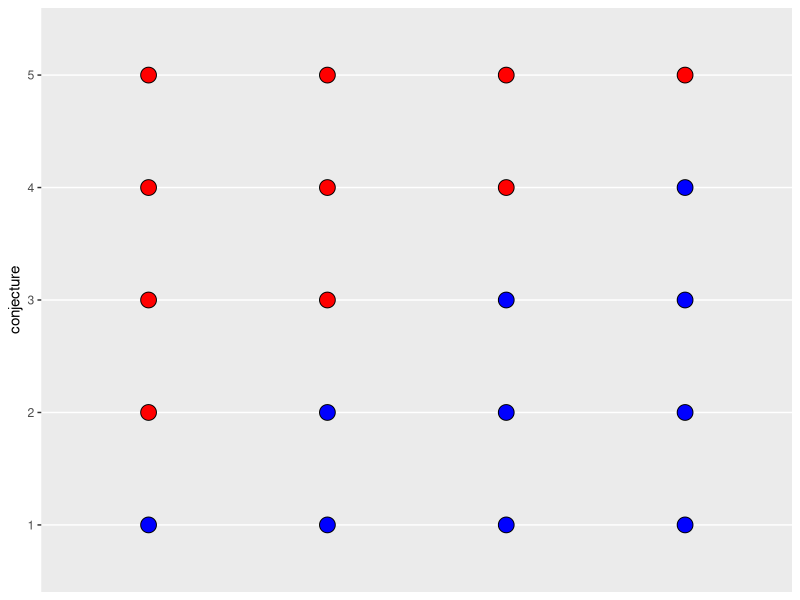
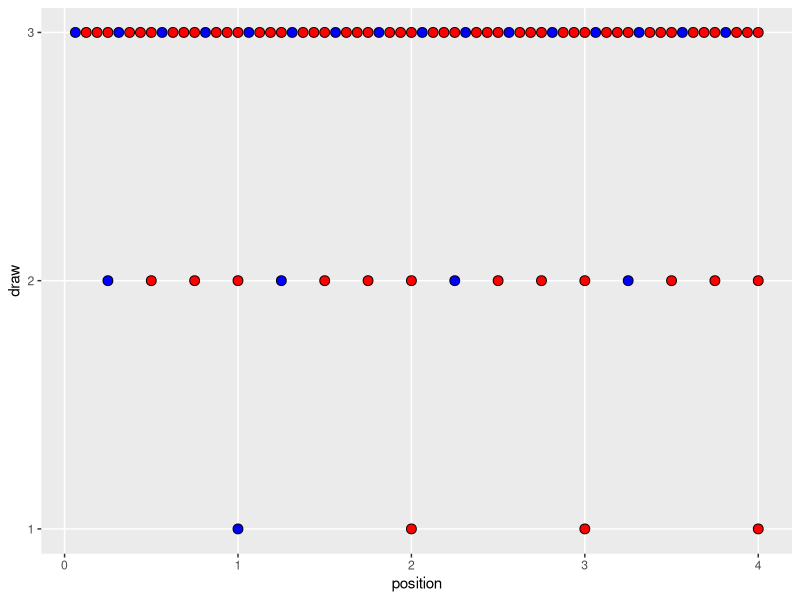
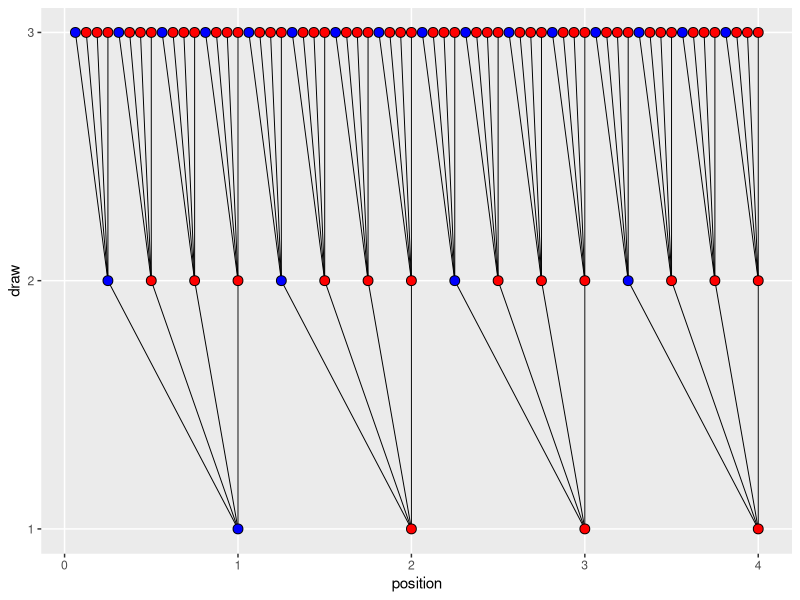
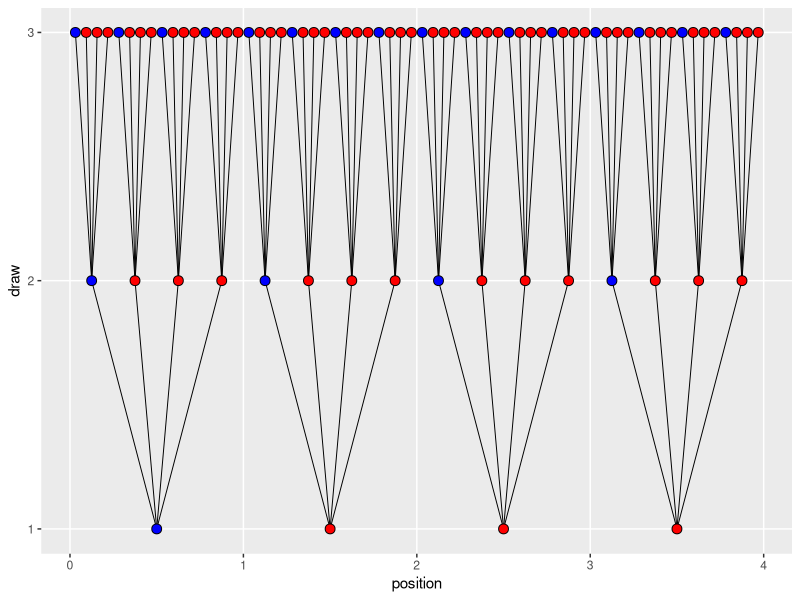
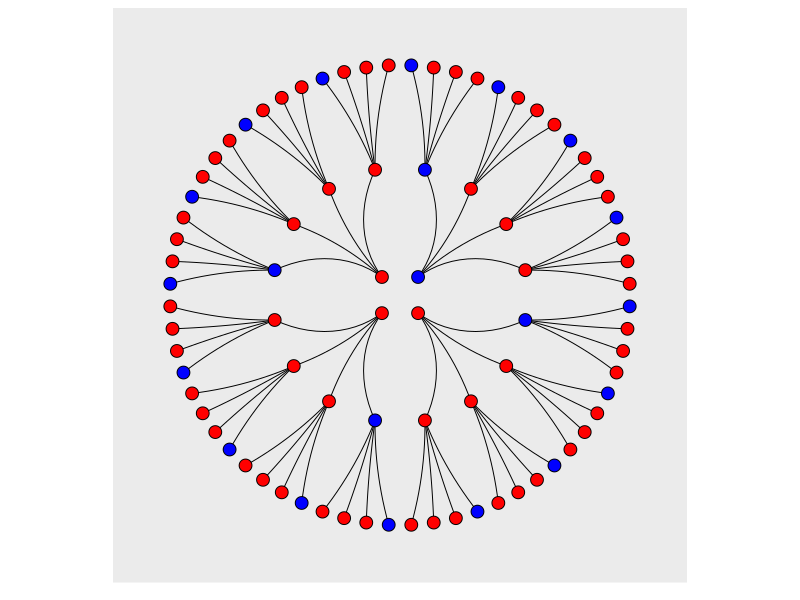
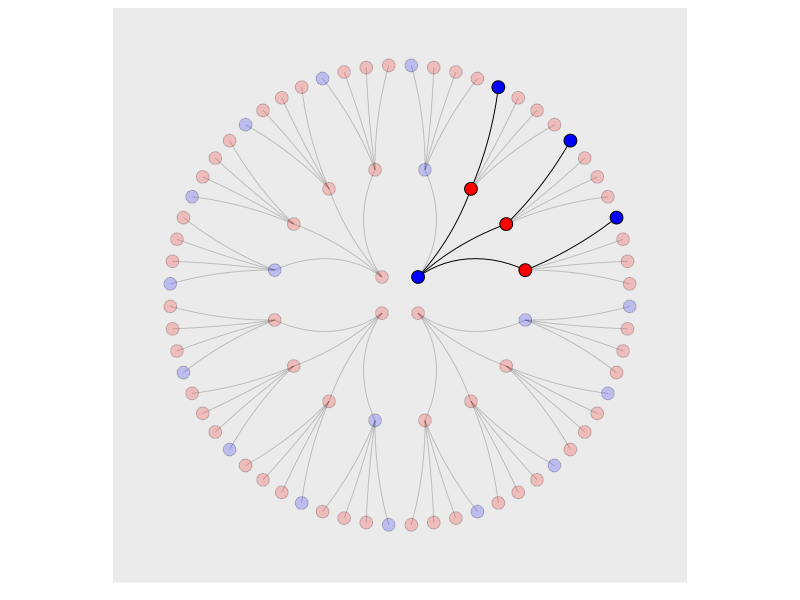

The R script that drew these images, in order:
## ---- chunk 1
library(tidyverse)
## ---- chunk 2
library(tidyverse)
set.seed(42)
n_sim <- 100
x <- abs(rnorm(n_sim, 10, 5))
y <- 3 + 0.5*x
xy_tbl <- tibble( y = y, x = x )
xy_tbl
## ---- chunk 3
xy_tbl <- xy_tbl %>% 
  mutate( log_y = log(y), log_x = log(x) )
xy_tbl
## ---- chunk 4
options(digits = 4, scipen = 99999)
xy_summary <- xy_tbl %>% 
  gather(key = "variable", value = "value") %>% 
  group_by(variable) %>% 
  summarize(
    min = min(value),
    pct_5 = quantile(value, 0.05),
    pct_50 = quantile(value, 0.50),
    pct_95 = quantile(value, 0.95),
    max = max(value)
  )
xy_summary
## ---- chunk 5
d <-
  tibble(p1 = 0,
         p2 = rep(1:0, times = c(1, 3)),
         p3 = rep(1:0, times = c(2, 2)),
         p4 = rep(1:0, times = c(3, 1)),
         p5 = 1)
d
## ---- chunk 6
d <- d %>% 
  set_names(1:5) %>% 
  mutate(x = 1:4) %>% 
  pivot_longer(-x, names_to = "conjecture") %>% 
  mutate(value = value %>% as.character())
d 
## ---- chunk 7
d <-
  tibble(p1 = 0,
         p2 = rep(1:0, times = c(1, 3)),
         p3 = rep(1:0, times = c(2, 2)),
         p4 = rep(1:0, times = c(3, 1)),
         p5 = 1)
#
d %>% 
  set_names(1:5) %>% 
  mutate(x = 1:4) %>% 
  pivot_longer(-x, names_to = "conjecture") %>% 
  mutate(value = value %>% as.character()) %>% 
  ggplot(aes(x = x, y = conjecture, fill = value)) +
  geom_point(shape = 21, size = 5) +
  scale_fill_manual(values = c("blue", "red")) +
  scale_x_discrete(NULL, breaks = NULL) +
  theme(legend.position = "none")
## ---- chunk 8
tibble(draw    = 1:3,
       marbles = 4) %>% 
  mutate(possibilities = marbles ^ draw) %>% 
  knitr::kable()
## ---- chunk 9
position <-  c((1:4^1) / 4^0, 
             (1:4^2) / 4^1, 
             (1:4^3) / 4^2
            )
position
## ---- chunk 10
draw <- rep(1:3, times = c(4^1, 4^2, 4^3))
draw
## ---- chunk 11
fill <- rep(c("b", "r"), times = c(1, 3))
fill
## ---- chunk 12
fill <- rep(c("b", "r"), times = c(1, 3)) %>% 
  rep(., times = c(4^0 + 4^1 + 4^2))
fill
## ---- chunk 13
d <- tibble(position = c((1:4^1) / 4^0, 
                      (1:4^2) / 4^1, 
                      (1:4^3) / 4^2),
         draw     = rep(1:3, times = c(4^1, 4^2, 4^3)),
         fill     = rep(c("b", "r"), times = c(1, 3)) %>% 
           rep(., times = c(4^0 + 4^1 + 4^2)))
d
## ---- chunk 14
d %>% 
  ggplot(aes(x = position, y = draw, fill = fill)) +
  geom_point(shape = 21, size = 3) +
  scale_fill_manual(values  = c("blue", "red")) +
  scale_y_continuous(breaks = 1:3) +
  theme(legend.position = "none",
        panel.grid.minor = element_blank())
## ---- chunk 15
# these will connect the dots from the first and second draws
lines_1 <- tibble(x    = rep((1:4), each = 4),
                  xend = ((1:4^2) / 4),
                  y    = 1,
                  yend = 2)
lines_1
# these will connect the dots from the second and third draws
lines_2 <- tibble(x    = rep(((1:4^2) / 4), each = 4),
                  xend = (1:4^3) / (4^2),
                  y    = 2, 
                  yend = 3)
lines_2
## ---- chunk 16
d %>% 
  ggplot(aes(x = position, y = draw)) +
  geom_segment(data = lines_1,
               aes(x = x, xend = xend,
                   y = y, yend = yend),
               size  = 1/3) +
  geom_segment(data = lines_2,
               aes(x = x, xend = xend,
                   y = y, yend = yend),
               size  = 1/3) +
  geom_point(aes(fill = fill),
             shape = 21, size = 3) +
  scale_fill_manual(values  = c("blue", "red")) +
  scale_y_continuous(breaks = 1:3) +
  theme(legend.position  = "none",
        panel.grid.minor = element_blank())
## ---- chunk 17
d <- d %>% 
  mutate(denominator = ifelse(draw == 1, .5,
                              ifelse(draw == 2, .5 / 4,
                                     .5 / 4^2))) %>% 
  mutate(position    = position - denominator)
## ---- chunk 18
lines_1 <-lines_1 %>% 
  mutate(x    = x - 0.5,
         xend = xend - 0.5/4^1)
lines_2 <- lines_2 %>% 
  mutate(x    = x - 0.5/4^1,
         xend = xend - 0.5/4^2)
lines_1
lines_2
## ---- chunk 19
d %>% 
  ggplot(aes(x = position, y = draw)) +
  geom_segment(data = lines_1,
               aes(x = x, xend = xend,
                   y = y, yend = yend),
               size  = 1/3) +
  geom_segment(data = lines_2,
               aes(x = x, xend = xend,
                   y = y, yend = yend),
               size  = 1/3) +
  geom_point(aes(fill = fill),
             shape = 21, size = 3) +
  scale_fill_manual(values  = c("blue", "red")) +
  scale_y_continuous(breaks = 1:3) +
  theme(legend.position  = "none",
        panel.grid.minor = element_blank())
## ---- chunk 20
d %>% 
  ggplot(aes(x = position, y = draw)) +
  geom_segment(data = lines_1,
               aes(x = x, xend = xend,
                   y = y, yend = yend),
               size = 1/3) +
  geom_segment(data = lines_2,
               aes(x = x, xend = xend,
                   y = y, yend = yend),
               size = 1/3) +
  geom_point(aes(fill = fill),
             shape = 21, size = 4) +
  scale_fill_manual(values = c("blue", "red")) +
  scale_x_continuous(NULL, limits = c(0, 4), breaks = NULL) +
  scale_y_continuous(NULL, limits = c(0.75, 3), breaks = NULL) +
  coord_polar() +
  theme(legend.position = "none",
        panel.grid = element_blank())
## ---- chunk 21
lines_1 <-
  lines_1 %>% 
  mutate(remain = c(rep(0:1, times = c(1, 3)),
                    rep(0,   times = 4 * 3)))
lines_2 <-
  lines_2 %>% 
  mutate(remain = c(rep(0,   times = 4),
                    rep(1:0, times = c(1, 3)) %>% rep(., times = 3),
                    rep(0,   times = 12 * 4)))
d <-
  d %>% 
  mutate(remain = c(rep(1:0, times = c(1, 3)),
                    rep(0:1, times = c(1, 3)),
                    rep(0,   times = 4 * 4),
                    rep(1:0, times = c(1, 3)) %>% rep(., times = 3),
                    rep(0,   times = 12 * 4))) 
d
## ---- chunk 22
d %>% 
  ggplot(aes(x = position, y = draw)) +
  geom_segment(data = lines_1,
               aes(x = x, xend = xend,
                   y = y, yend = yend,
                   alpha = remain %>% as.character()),
               size = 1/3) +
  geom_segment(data = lines_2,
               aes(x = x, xend = xend,
                   y = y, yend = yend,
                   alpha = remain %>% as.character()),
               size = 1/3) +
  geom_point(aes(fill = fill, alpha = remain %>% as.character()),
             shape = 21, size = 4) +
  # it's the alpha parameter that makes elements semitransparent
  scale_fill_manual(values = c("blue", "red")) +
  scale_alpha_manual(values = c(1/5, 1)) +
  scale_x_continuous(NULL, limits = c(0, 4), breaks = NULL) +
  scale_y_continuous(NULL, limits = c(0.75, 3), breaks = NULL) +
  coord_polar() +
  theme(legend.position = "none",
        panel.grid = element_blank())
